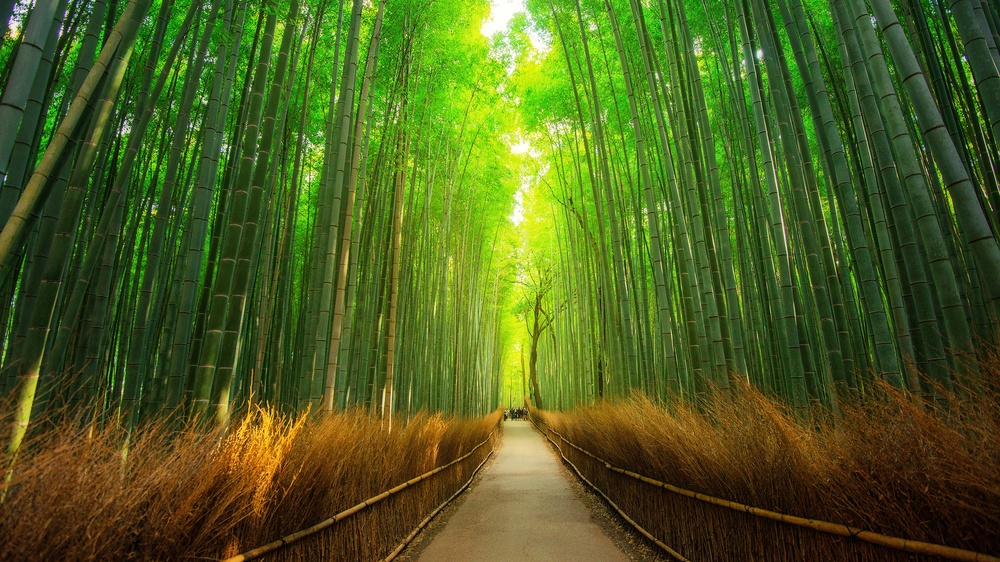
#> input picture intermediate/numpy/image_3.jpg, 1000 x 562 px, shrunk from 3840 x 2160 before the run
$ python imagetransform.py
#> lines starting #> are read from the running program, lines starting #| are printed output that depends on the picture
# here we will transform an image using numpy
import numpy as np
from PIL import Image

im = Image.open("image_3.jpg")
#> im is the input picture: PIL image 1000x562 RGB; mean R, G, B 76.3, 93.3, 30.1
print(im.size)
#| (1000, 562)
# Let's convert the image to a numpy array
im_array = np.array(im)
print("Image array shape:", im_array.shape)
#| Image array shape: (562, 1000, 3)
# Now let's perform some transformations
# 1. Rotate the image by 90 degrees
rotated_im_array = np.rot90(im_array)
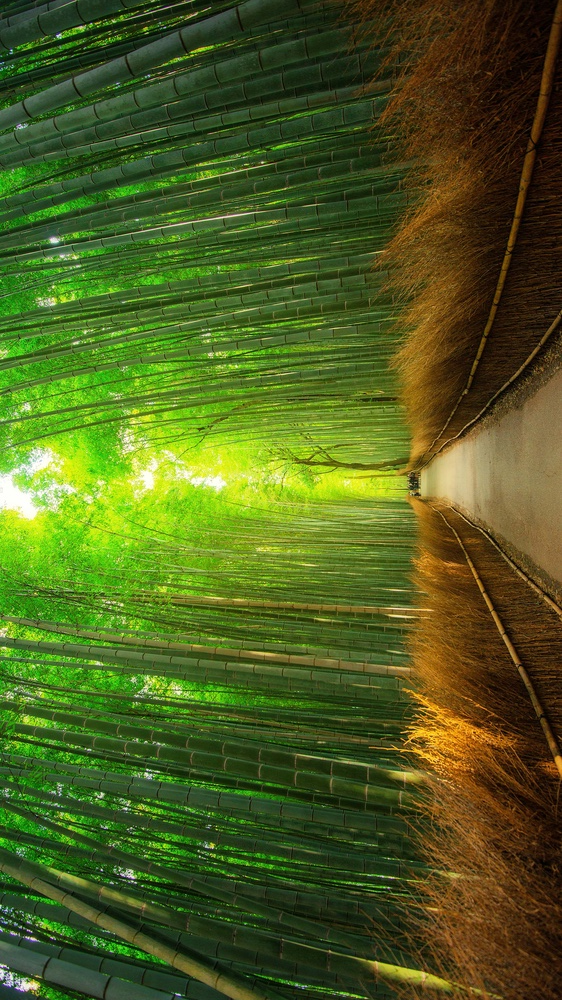
#> rotated_im_array: shape (1000, 562, 3); mean R, G, B 76.3, 93.3, 30.1
# 2. Flip the image horizontally
flipped_im_array = np.fliplr(im_array)
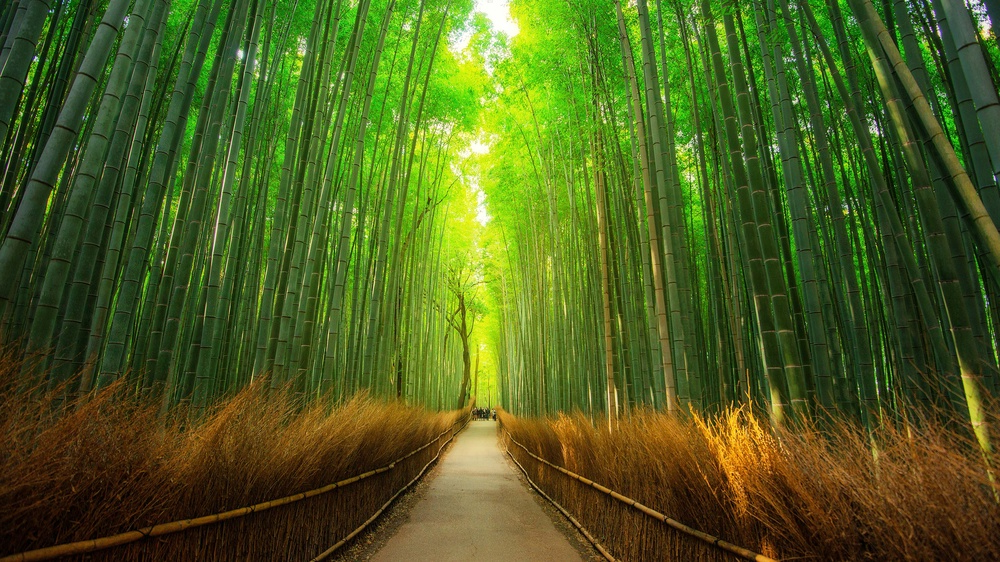
#> flipped_im_array: shape (562, 1000, 3); mean R, G, B 76.3, 93.3, 30.1
# 3. Convert the image to grayscale
if im_array.ndim == 3 and im_array.shape[2] == 3:
    grayscale_im_array = np.dot(im_array[..., :3], [0.2989, 0.5870, 0.1140])
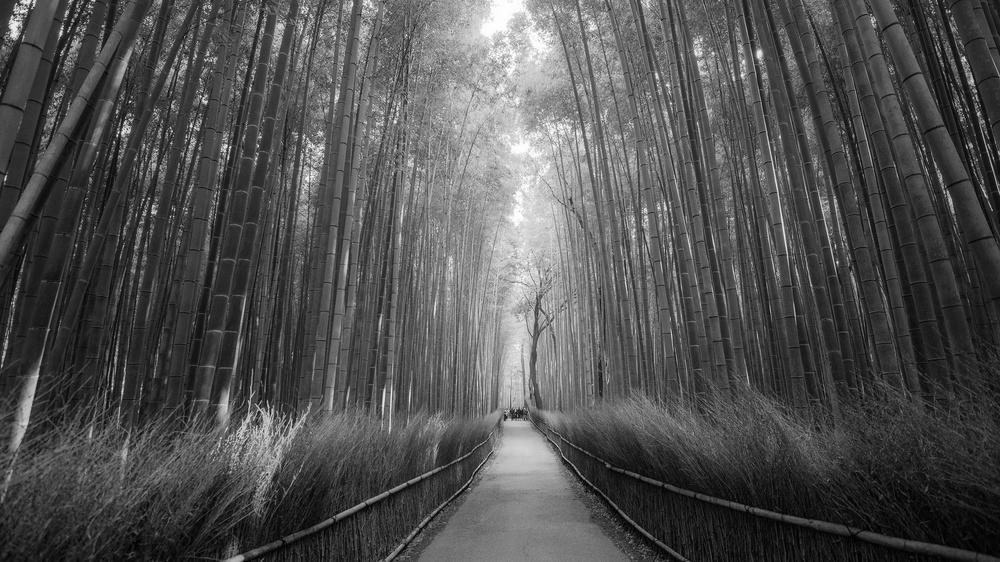
#> grayscale_im_array: shape (562, 1000) float64; min 0.299, max 255, mean 81
else:
    grayscale_im_array = im_array  # already grayscale
# Convert back to images and save
rotated_im = Image.fromarray(rotated_im_array)
rotated_im.show("rotated_image.jpg")
flipped_im = Image.fromarray(flipped_im_array)
flipped_im.show("flipped_image.jpg")
grayscale_im = Image.fromarray(grayscale_im_array.astype(np.uint8))
grayscale_im.show("grayscale_image.jpg")
